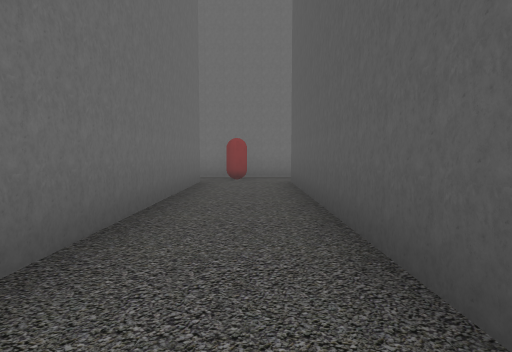
View 1 (above)

17 first-person views from a walk through a scene from a Unity 3-D project. The camera is 1.2 m above the floor, tilts 4° down and sees 80° across. The floor is counted in squares, 2 m on a side. Each view is taken from the middle of a square. On the plan, view 1 faces up. The plan holds only what a view shows up to about 9 squares ahead; the rest is blank. The place goes on beyond the plan. The player is left out. Some surface patterns are stand-ins.

View 2
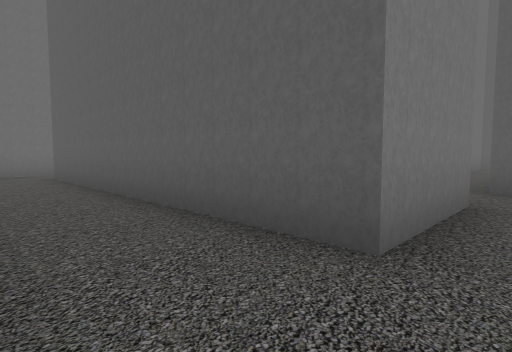

View 3
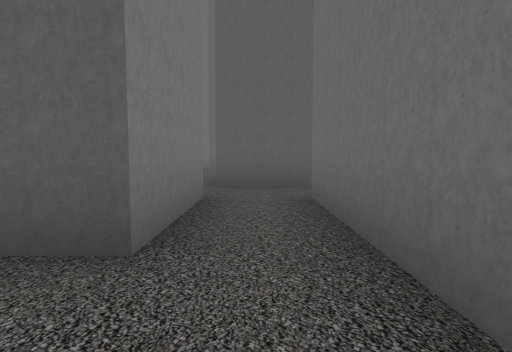

View 4
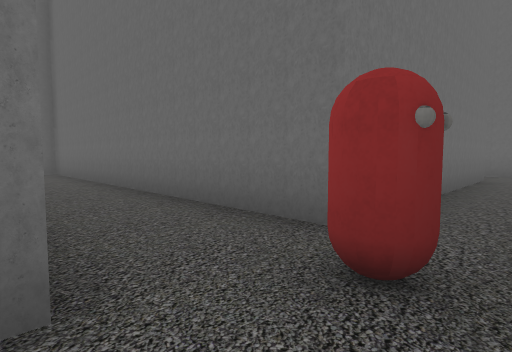

View 5
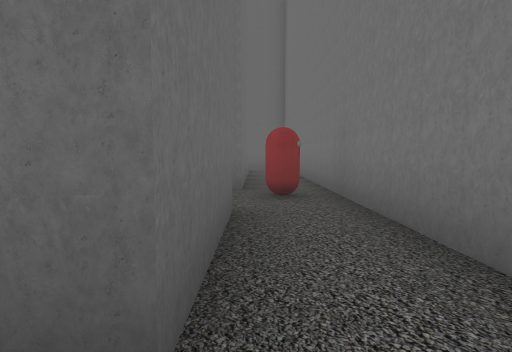

View 6
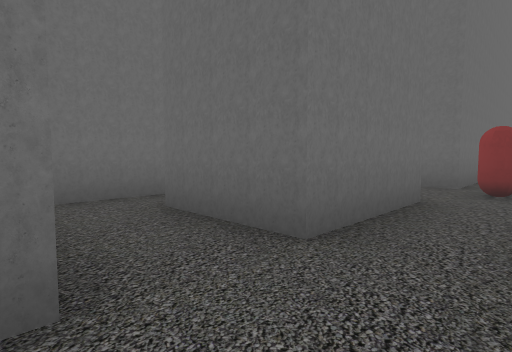

View 7
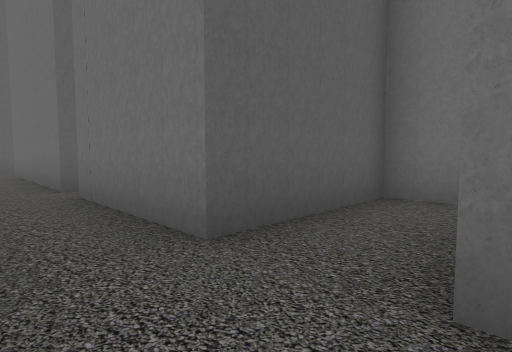

View 8
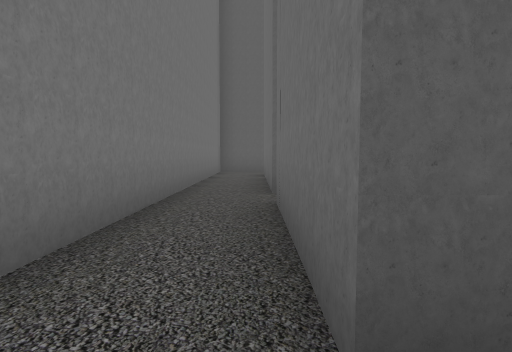

View 9
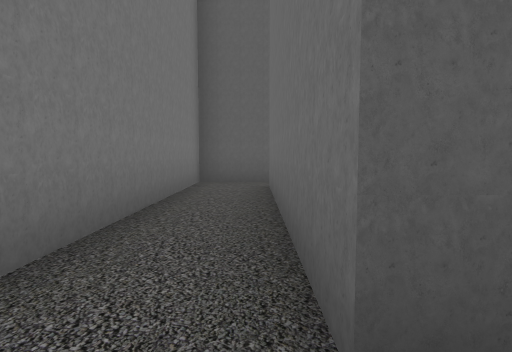

View 10
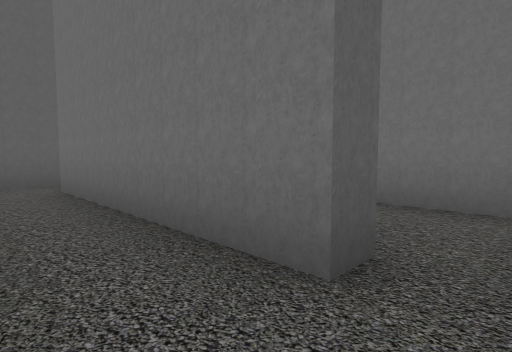

View 11
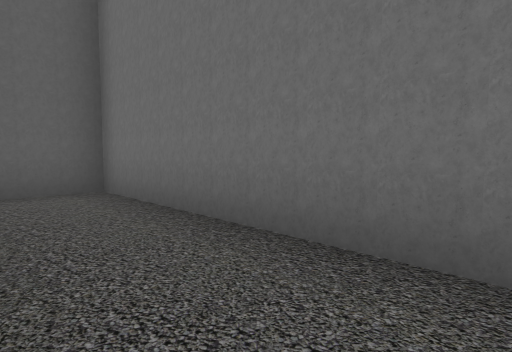

View 12
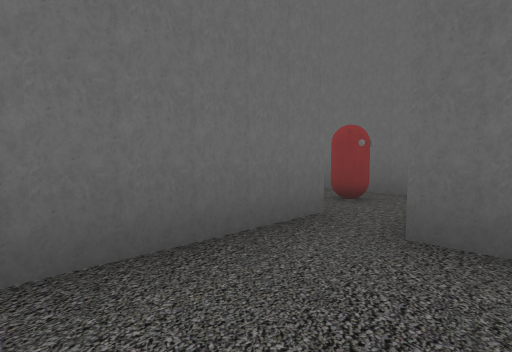

View 13
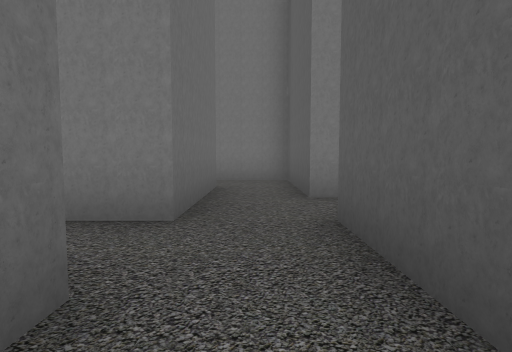

View 14
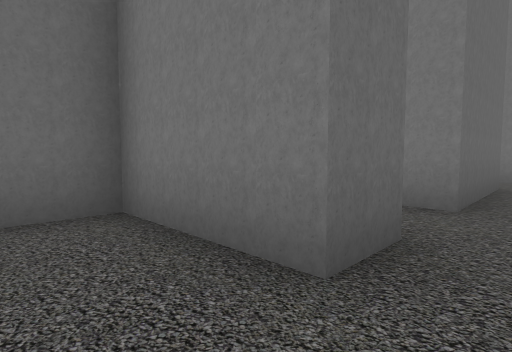

View 15
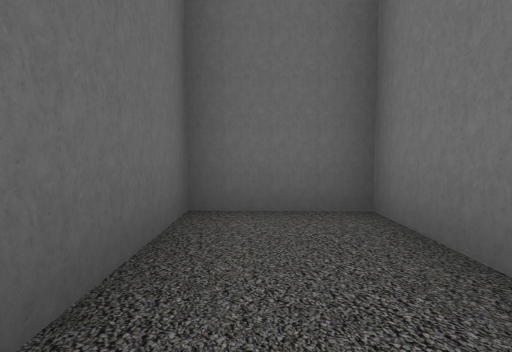

View 16
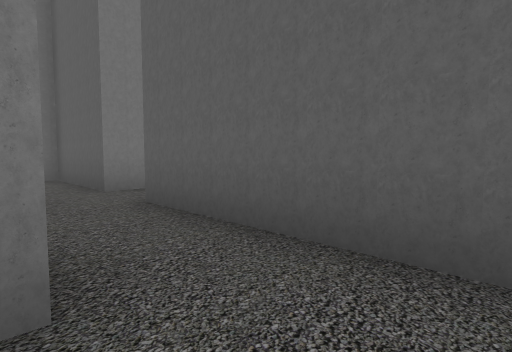

View 17
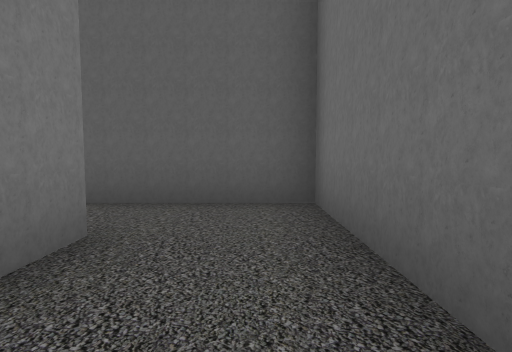

### Floor plan
Ten units are one square. View 1 is at (0, 0); x grows to the right and y downward. Boxes are objects, and circles mark ways between rooms. Rooms are numbered by the first view taken in them; rooms with no view inside come last. Other rooms are left out.
<svg viewBox="-25 -88 168 150">
<path fill="none" stroke="#000" d="M-12 -67 -12 28 32 28M32 13 8 13 8 -67 32 -67M26 -83 -16 -83M78 -59 78 -52M88 -62 88 -67 138 -67M32 -67 32 -48M26 -37 47 -37 47 -67 78 -67M135 -83 54 -83M71 -43 132 -43 132 -56M52 -45 52 -29M32 37 8 37 8 57 47 57 47 35M32 -18 32 -6M47 -2 47 -32 30 -32"/>
<rect x="-5" y="-75" width="10" height="10" fill="#bbb"><title>other object</title></rect>
<rect x="55" y="-45" width="10" height="10" fill="#bbb"><title>other object</title></rect>
<circle cx="30" cy="-80" r="3" fill="#2a7"/>
<circle cx="80" cy="-60" r="3" fill="#2a7"/>
<text x="0" y="-30">1</text>
<text x="70" y="-70">2</text>
<text x="90" y="-50">3</text>
<text x="20" y="40">4</text>
<text x="30" y="-20">5</text>
</svg>
Room 1 opens to room 2. Room 2 opens to room 3.

Where each view was taken, in squares from view 1:
view 1: 0 up, 0 right, facing up
view 2: 2 down, 1 left, facing up-right
view 3: 2 down, 1 left, facing right
view 4: 8 up, 1 right, facing down-left
view 5: 7 up, 4 right, facing left
view 6: 8 up, 5 right, facing down-left
view 7: 8 up, 3 right, facing down-right
view 8: 7 up, 4 right, facing right
view 9: 7 up, 8 right, facing right
view 10: 8 up, 8 right, facing down-right
view 11: 6 up, 8 right, facing down-right
view 12: 6 up, 10 right, facing down-left
view 13: 4 down, 4 right, facing up
view 14: 5 down, 4 right, facing up-left
view 15: 5 down, 4 right, facing left
view 16: 5 down, 3 right, facing up-right
view 17: 5 down, 1 right, facing right
